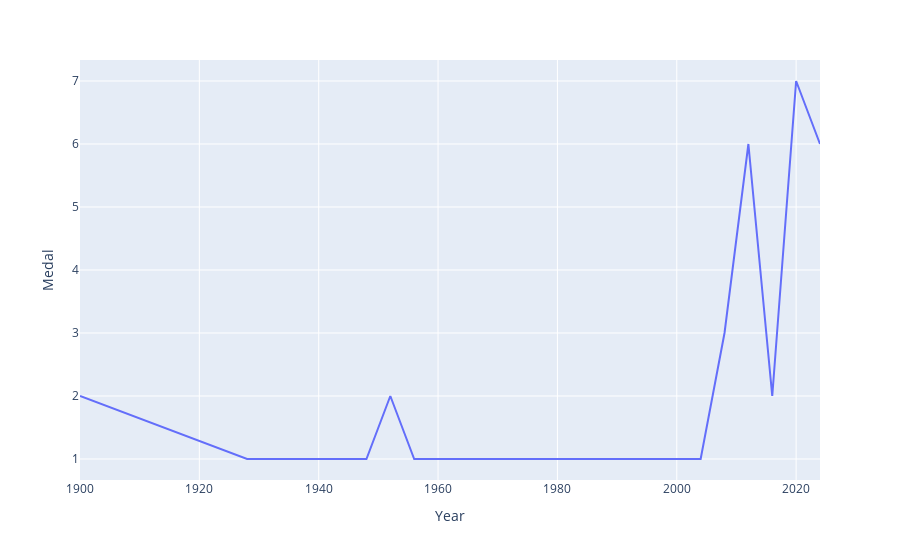

The code cell stored with this chart in its notebook:
### Code cell
fig=px.line(final_df,x="Year",y="Medal")
fig.show()

### Figure 1 — Plotly figure (JSON) as saved in the notebook; plotly's stock layout.template omitted (floating-point values rounded to 4 significant figures)
{"data": [{"hovertemplate": "Year=%{x}<br>Medal=%{y}<extra></extra>", "legendgroup": "", "line": {"color": "#636efa", "dash": "solid"}, "marker": {"symbol": "circle"}, "mode": "lines", "name": "", "orientation": "v", "showlegend": false, "type": "scatter", "x": [1900, 1928, 1932, 1936, 1948, 1952, 1956, 1960, 1964, 1968, 1972, 1980, 1996, 2000, 2004, 2008, 2012, 2016, 2020, 2024], "xaxis": "x", "y": [2, 1, 1, 1, 1, 2, 1, 1, 1, 1, 1, 1, 1, 1, 1, 3, 6, 2, 7, 6], "yaxis": "y"}], "layout": {"legend": {"tracegroupgap": 0}, "margin": {"t": 60}, "xaxis": {"anchor": "y", "domain": [0, 1], "title": {"text": "Year"}}, "yaxis": {"anchor": "x", "domain": [0, 1], "title": {"text": "Medal"}}}}
